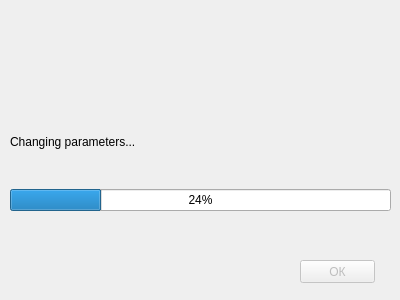
<?xml version="1.0" encoding="UTF-8"?>
<ui version="4.0">
 <class>Form</class>
 <widget class="QWidget" name="Form">
  <property name="geometry">
   <rect>
    <x>0</x>
    <y>0</y>
    <width>400</width>
    <height>300</height>
   </rect>
  </property>
  <property name="sizePolicy">
   <sizepolicy hsizetype="Fixed" vsizetype="Fixed">
    <horstretch>0</horstretch>
    <verstretch>0</verstretch>
   </sizepolicy>
  </property>
  <property name="minimumSize">
   <size>
    <width>400</width>
    <height>300</height>
   </size>
  </property>
  <property name="maximumSize">
   <size>
    <width>400</width>
    <height>300</height>
   </size>
  </property>
  <property name="windowTitle">
   <string>Changing parameters</string>
  </property>
  <widget class="QWidget" name="verticalLayoutWidget">
   <property name="geometry">
    <rect>
     <x>10</x>
     <y>100</y>
     <width>381</width>
     <height>111</height>
    </rect>
   </property>
   <layout class="QVBoxLayout" name="verticalLayout">
    <item>
     <widget class="QLabel" name="label">
      <property name="sizePolicy">
       <sizepolicy hsizetype="Preferred" vsizetype="Preferred">
        <horstretch>100</horstretch>
        <verstretch>0</verstretch>
       </sizepolicy>
      </property>
      <property name="font">
       <font>
        <weight>50</weight>
        <italic>false</italic>
        <bold>false</bold>
        <stylestrategy>PreferDefault</stylestrategy>
       </font>
      </property>
      <property name="cursor">
       <cursorShape>ArrowCursor</cursorShape>
      </property>
      <property name="text">
       <string>Changing parameters...</string>
      </property>
     </widget>
    </item>
    <item>
     <widget class="QProgressBar" name="progress_bar">
      <property name="value">
       <number>24</number>
      </property>
     </widget>
    </item>
   </layout>
  </widget>
  <widget class="QPushButton" name="ok_button">
   <property name="enabled">
    <bool>false</bool>
   </property>
   <property name="geometry">
    <rect>
     <x>300</x>
     <y>260</y>
     <width>75</width>
     <height>23</height>
    </rect>
   </property>
   <property name="text">
    <string>ОК</string>
   </property>
  </widget>
 </widget>
 <resources/>
 <connections/>
</ui>
